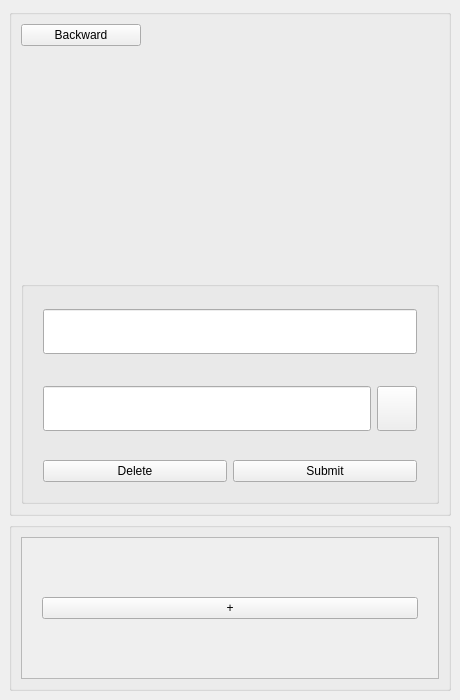
<?xml version="1.0" encoding="UTF-8"?>
<ui version="4.0">
 <class>ListSetSmall</class>
 <widget class="QMainWindow" name="ListSetSmall">
  <property name="geometry">
   <rect>
    <x>0</x>
    <y>0</y>
    <width>460</width>
    <height>700</height>
   </rect>
  </property>
  <property name="minimumSize">
   <size>
    <width>390</width>
    <height>0</height>
   </size>
  </property>
  <property name="windowTitle">
   <string>MainWindow</string>
  </property>
  <widget class="QWidget" name="centralwidget">
   <layout class="QVBoxLayout" name="verticalLayout_2" stretch="3,1">
    <property name="spacing">
     <number>-1</number>
    </property>
    <item>
     <widget class="QGroupBox" name="groupBox_top">
      <layout class="QVBoxLayout" name="verticalLayout_top" stretch="1,0,0">
       <property name="spacing">
        <number>-1</number>
       </property>
       <item>
        <widget class="QPushButton" name="backward">
         <property name="minimumSize">
          <size>
           <width>0</width>
           <height>0</height>
          </size>
         </property>
         <property name="maximumSize">
          <size>
           <width>120</width>
           <height>16777215</height>
          </size>
         </property>
         <property name="text">
          <string>Backward</string>
         </property>
         <property name="autoRepeatDelay">
          <number>300</number>
         </property>
        </widget>
       </item>
       <item>
        <widget class="QWidget" name="placeholderWidget" native="true">
         <property name="sizePolicy">
          <sizepolicy hsizetype="Expanding" vsizetype="Expanding">
           <horstretch>0</horstretch>
           <verstretch>0</verstretch>
          </sizepolicy>
         </property>
        </widget>
       </item>
       <item>
        <widget class="QGroupBox" name="groupBox_form">
         <layout class="QVBoxLayout" name="verticalLayout_form" stretch="3,3,0">
          <item>
           <widget class="QWidget" name="widget_name" native="true">
            <layout class="QHBoxLayout" name="horizontalLayout_3">
             <property name="leftMargin">
              <number>10</number>
             </property>
             <property name="topMargin">
              <number>10</number>
             </property>
             <property name="rightMargin">
              <number>10</number>
             </property>
             <property name="bottomMargin">
              <number>10</number>
             </property>
             <item>
              <widget class="QLineEdit" name="editName">
               <property name="minimumSize">
                <size>
                 <width>0</width>
                 <height>45</height>
                </size>
               </property>
               <property name="maximumSize">
                <size>
                 <width>16777215</width>
                 <height>16777215</height>
                </size>
               </property>
              </widget>
             </item>
            </layout>
           </widget>
          </item>
          <item>
           <widget class="QWidget" name="widget_path" native="true">
            <property name="maximumSize">
             <size>
              <width>16777215</width>
              <height>16777215</height>
             </size>
            </property>
            <layout class="QHBoxLayout" name="horizontalLayout" stretch="0,0">
             <property name="spacing">
              <number>-1</number>
             </property>
             <property name="leftMargin">
              <number>10</number>
             </property>
             <property name="topMargin">
              <number>10</number>
             </property>
             <property name="rightMargin">
              <number>10</number>
             </property>
             <property name="bottomMargin">
              <number>10</number>
             </property>
             <item>
              <widget class="QLineEdit" name="editPath">
               <property name="minimumSize">
                <size>
                 <width>0</width>
                 <height>45</height>
                </size>
               </property>
               <property name="maximumSize">
                <size>
                 <width>16777215</width>
                 <height>16777215</height>
                </size>
               </property>
              </widget>
             </item>
             <item>
              <widget class="QPushButton" name="findPath">
               <property name="minimumSize">
                <size>
                 <width>0</width>
                 <height>45</height>
                </size>
               </property>
               <property name="maximumSize">
                <size>
                 <width>16777215</width>
                 <height>16777215</height>
                </size>
               </property>
               <property name="text">
                <string/>
               </property>
              </widget>
             </item>
            </layout>
           </widget>
          </item>
          <item>
           <widget class="QWidget" name="widget_submit" native="true">
            <property name="maximumSize">
             <size>
              <width>16777215</width>
              <height>16777215</height>
             </size>
            </property>
            <layout class="QHBoxLayout" name="horizontalLayout_6">
             <property name="leftMargin">
              <number>10</number>
             </property>
             <property name="topMargin">
              <number>10</number>
             </property>
             <property name="rightMargin">
              <number>10</number>
             </property>
             <property name="bottomMargin">
              <number>10</number>
             </property>
             <item>
              <widget class="QPushButton" name="Delete">
               <property name="maximumSize">
                <size>
                 <width>400</width>
                 <height>16777215</height>
                </size>
               </property>
               <property name="text">
                <string>Delete</string>
               </property>
              </widget>
             </item>
             <item>
              <widget class="QPushButton" name="submit">
               <property name="maximumSize">
                <size>
                 <width>400</width>
                 <height>16777215</height>
                </size>
               </property>
               <property name="text">
                <string>Submit</string>
               </property>
              </widget>
             </item>
            </layout>
           </widget>
          </item>
         </layout>
        </widget>
       </item>
      </layout>
     </widget>
    </item>
    <item>
     <widget class="QGroupBox" name="groupBox_bottom">
      <layout class="QVBoxLayout" name="verticalLayout_bottom" stretch="0">
       <property name="spacing">
        <number>-1</number>
       </property>
       <item>
        <widget class="QScrollArea" name="scrollArea">
         <property name="widgetResizable">
          <bool>true</bool>
         </property>
         <widget class="QWidget" name="scrollAreaWidget">
          <property name="geometry">
           <rect>
            <x>0</x>
            <y>0</y>
            <width>404</width>
            <height>133</height>
           </rect>
          </property>
          <layout class="QHBoxLayout" name="horizontalLayout_4">
           <property name="leftMargin">
            <number>20</number>
           </property>
           <property name="rightMargin">
            <number>20</number>
           </property>
           <item>
            <widget class="QPushButton" name="addList">
             <property name="maximumSize">
              <size>
               <width>400</width>
               <height>16777215</height>
              </size>
             </property>
             <property name="text">
              <string>+</string>
             </property>
            </widget>
           </item>
          </layout>
         </widget>
        </widget>
       </item>
      </layout>
     </widget>
    </item>
   </layout>
  </widget>
 </widget>
 <resources/>
 <connections/>
</ui>
